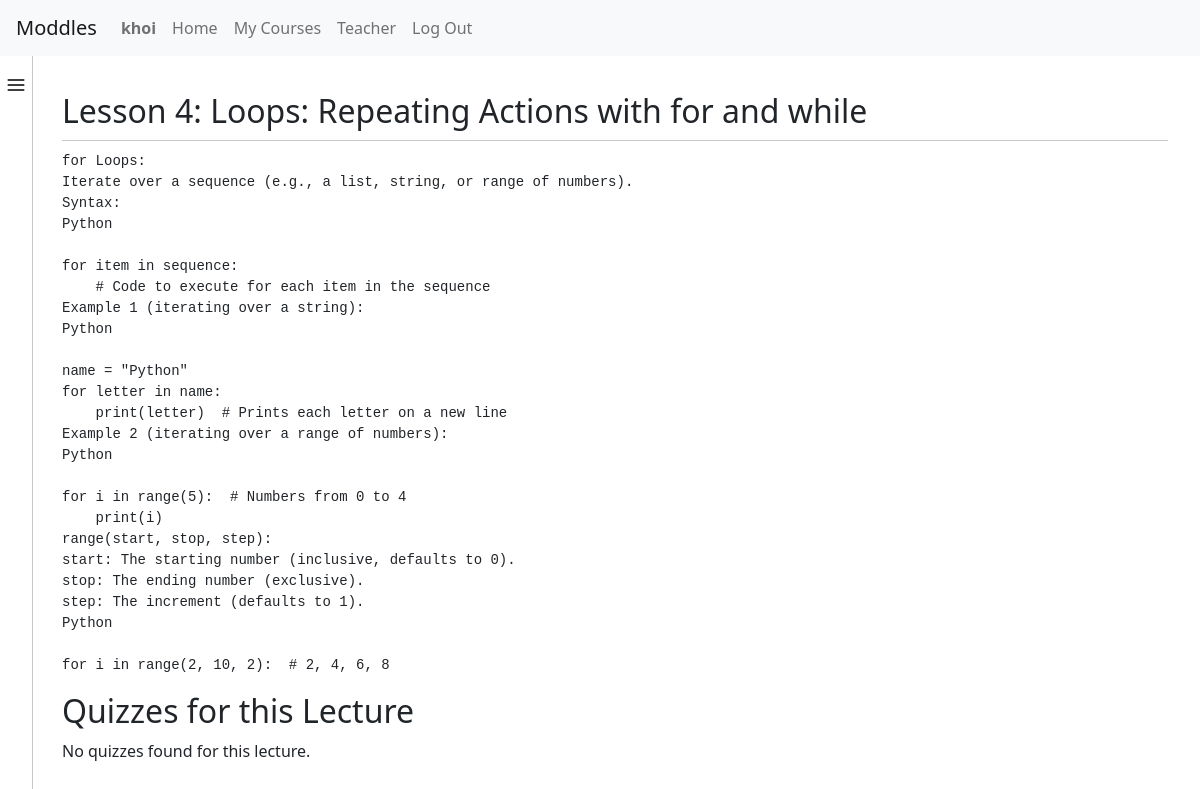
The app's page /course/lecture/4 (signed in) with its own data.
### final_project/models.py (models this page shows, shortened)
class User(AbstractUser):
    full_name = models.CharField(max_length=255)
    ROLE_CHOICES = [
         ('student', 'Student'),
         ('teacher', 'Teacher')
    ]
    role = models.CharField(max_length=10, choices=ROLE_CHOICES)

class Lecture(models.Model):
    courses = models.ForeignKey(Course, on_delete=models.CASCADE, related_name='lectures')
    title = models.TextField(null=True)
    description = models.TextField(null=True)
    content = models.TextField()
    video_file = models.FileField(
        upload_to='lectures/videos/',
        blank=True,
        validators=[FileExtensionValidator(allowed_extensions=['mp4', 'mov', 'avi'])]
    )
    def get_all_quizzes(self):
        return self.quiz_of_lecture.all()

### final_project/views.py (the view, shortened to what this page needs)
# urls.py: path("course/lecture/<int:lecture_id>", views.lecture_views, name="lecture_views"),
def lecture_views(request, lecture_id):
    lecture = Lecture.objects.get(id=lecture_id)
    quizes = lecture.get_all_quizzes()
    print(" quizes: ", quizes)
    quizes_data = []
    return render(request, 'project/lecture.html', {
        'lecture': lecture,
        'is_owner': lecture.courses.owner == request.user,
        'quizes': quizes_data,
    })

### final_project/templates/project/lecture.html (shortened to what this page needs)
{% extends "project/layout.html" %}
{% load static %}
{% block body %}
    <div class="container position-relative">
        <h3 class="fs-2 mt-3">{{ lecture.title }}</h3>
        <hr style="margin-top: 10px; margin-bottom: 10px;">
        <div>
            <pre>{{ lecture.content|safe }}</pre>
        </div>
        <div id="quiz_container">
            <h2>Quizzes for this Lecture</h2>
            {% if quizes %}
                <ul style="list-style: none;">
                {% for quiz in quizes %}
                <li>
                    <a href="{% url 'quizes:quiz_view' lecture.id quiz.quiz.id %}" class="quiz-link">
                        <div class="quize">
                            {% if quiz.passed %}
                            <img src="{% static '/project/images/check-3278.svg' %}" alt="Correct Icon" width="20" height="20" style="vertical-align: middle; margin: 10px">
                            {% else %}
                            <img src="{% static '/project/images/task-svgrepo-com.svg' %}" alt="Quiz Icon" width="20" height="20" style="vertical-align: middle; margin: 10px">
                            {% endif %}
                            {{ quiz.quiz.name }}
                        </div>
                    </a>
                </li>
                {% endfor %}
                </ul>
            {% else %}
                <p>No quizzes found for this lecture.</p>
            {% endif %}
        </div>
    </div>
{% endblock %}

### final_project/templates/project/layout.html (shortened to what this page needs)
{% load static %}
<!DOCTYPE html>
<html lang="en">
    <head>
        <link href="https://cdn.jsdelivr.net/npm/select2@4.1.0-rc.0/dist/css/select2.min.css" rel="stylesheet" />
        <link href="https://cdn.jsdelivr.net/npm/bootstrap@5.2.3/dist/css/bootstrap.min.css" rel="stylesheet">
        <link href="{% static 'project/styles.css' %}" rel="stylesheet" />
    </head>
    <body>
        <nav id="navbar" class="navbar navbar-expand navbar-light bg-light px-3">
          <a class="navbar-brand" href="{% url 'index' %}">Moddles</a>
          <div>
            <ul class="navbar-nav mr-auto">
              {% if user.is_authenticated %}
              <li class="nav-item">
                <a class="nav-link" href="#">
                  <strong>{{ request.user.username }}</strong>
                </a>
              </li>
              <li class="nav-item">
                <a id="index" class="nav-link" href="{% url 'index' %}">Home</a>
              </li>
              {% if request.user.role == "student" %}
                <li class="nav-item">
                  <a id="course" class="nav-link" href="{% url 'my_course' %}">My Courses</a>
                </li>
                <li class="nav-item">
                  <a id="course" class="nav-link" href="{% url 'people' %}">Teacher</a>
                </li>
              {% endif %}
              <li class="nav-item">
                <a class="nav-link" href="{% url 'logout' %}">Log Out</a>
              </li>
              {% endif %}
            </ul>
          </div>
        </nav>
        <div class="d-flex" id="main-body" style="position: relative;">
          <div class="d-flex flex-column flex-shrink-0 p-3 bg-body-tertiary collapsed" id="sidebar" style="width: 280px; border-right: 1px solid rgb(199, 200, 201)">
            <div class="mb-3 d-flex justify-content-center">
              <button class="btn btn-sm " type="button" id="menu-toggle">
                <svg xmlns="http://www.w3.org/2000/svg" x="0px" y="0px" width="20" height="20" viewBox="0 0 24 24">
                  <path d="M 2 5 L 2 7 L 22 7 L 22 5 L 2 5 z M 2 11 L 2 13 L 22 13 L 22 11 L 2 11 z M 2 17 L 2 19 L 22 19 L 22 17 L 2 17 z"></path>
                </svg>
              </button>
            </div>
          </div>
          <div class="body flex-grow-1">{% block body %} {% endblock %}</div>
        </div>
      </body>
</html>

### final_project/static/project/styles.css (style rules this page uses)
.answer-container.btn-group-sm>.btn, .btn-sm { --bs-btn-padding-y: 0; }
#sidebar { position: fixed; top: 56px; bottom: 0; left: 0; z-index: 1000; overflow-y: auto; transition: width 0.3s ease; }
#sidebar.collapsed { width: 30px !important; min-width: 30px; padding: 0; border-right: none; overflow: hidden; }
.body.flex-grow-1 { margin-left: 280px; padding: 20px; transition: margin-left 0.3s ease; }
#sidebar.collapsed + .body.flex-grow-1 { margin-left: 30px; }
#navbar { position: sticky; top: 0; z-index: 100; }

### records on screen
User: user.username "khoi"
Lecture: title "Lesson 4: Loops: Repeating Actions with for and while", content "for Loops: Iterate over a sequence (e.g., a list, string, or range of numbers). Syntax: Python for item in sequence: # Code to execute for each item in the sequence Example 1 (iterating over a string): Python name = \"Python\" for letter in name: print(letter) # Prints each letter on a new line Example 2 (iterating over a range of numbers): Python for i in range(5): # Numbers from 0 to 4 print(i) range(start, stop, step): start: The starting number (inclusive, defaults to 0). stop: The ending number (exclusive). step: The increment (defaults to 1). Python for i in range(2, 10, 2): # 2, 4, 6, 8"
